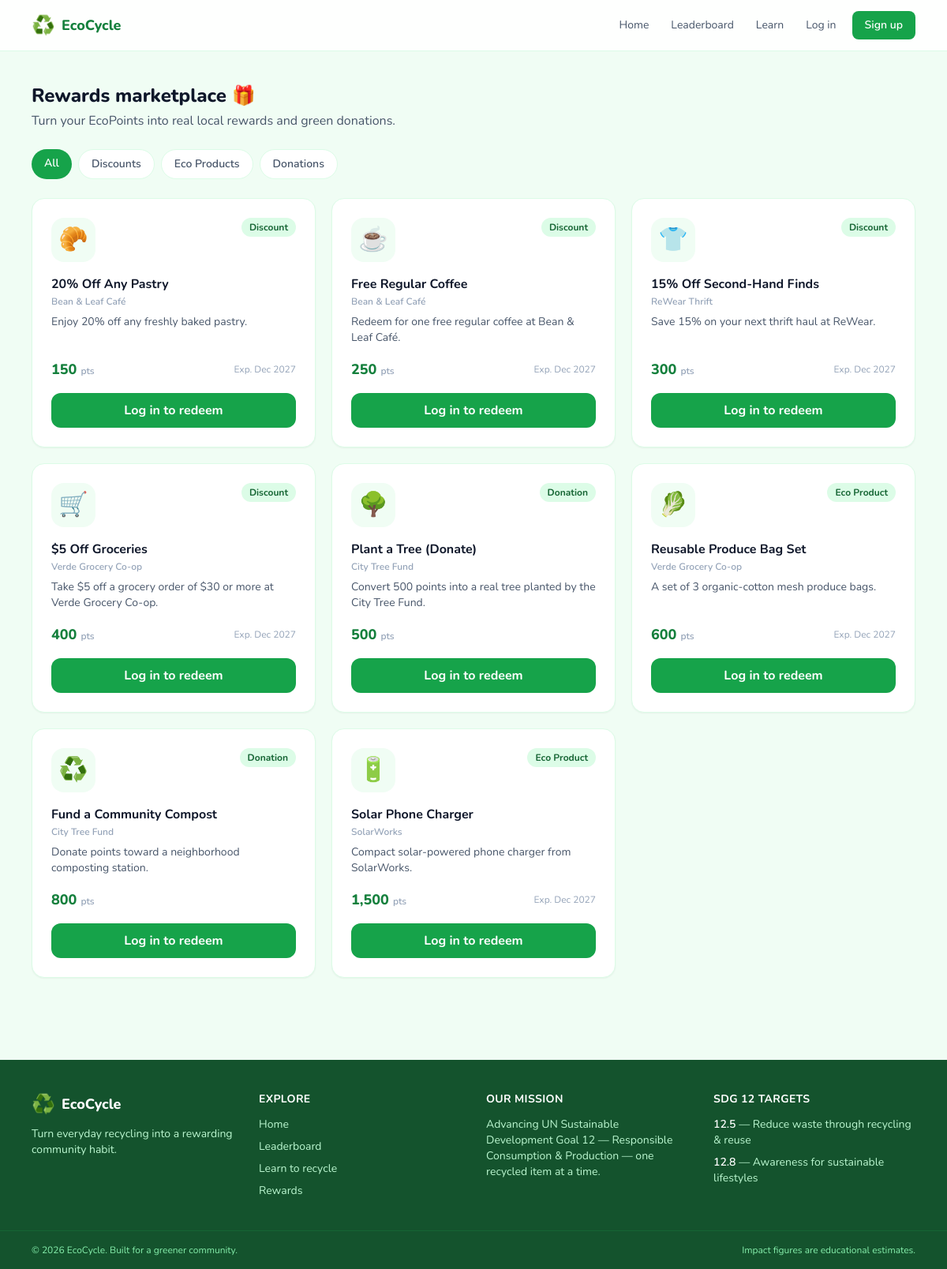
/rewards.php, run on the app's committed database.
### tables this page shows
CREATE TABLE `rewards` (
  `id` int(11) NOT NULL,
  `partner_id` int(11) NOT NULL,
  `title` varchar(150) NOT NULL,
  `description` varchar(400) NOT NULL,
  `category` varchar(60) NOT NULL DEFAULT 'discount',
  `points_cost` int(11) NOT NULL,
  `quantity_available` int(11) NOT NULL DEFAULT 100,
  `expiry_date` date DEFAULT NULL,
  `icon` varchar(10) NOT NULL DEFAULT '?'
);

CREATE TABLE `partners` (
  `id` int(11) NOT NULL,
  `business_name` varchar(150) NOT NULL,
  `category` varchar(60) NOT NULL,
  `contact_info` varchar(190) DEFAULT NULL
);

### includes/functions.php (called while the page is built, shortened)
<?php
require_once __DIR__ . '/../config/config.php';
function isLoggedIn(): bool
{
    return isset($_SESSION['user_id']);
}
function currentUser(): ?array
{
    if (!isLoggedIn()) {
        return null;
    }
    $stmt = db()->prepare('SELECT * FROM users WHERE id = ?');
    $stmt->execute([$_SESSION['user_id']]);
    $user = $stmt->fetch();
    $cached = $user ?: null;
    return $cached;
}
function e(?string $value): string
{
    return htmlspecialchars((string) $value, ENT_QUOTES, 'UTF-8');
}
function num($value, int $decimals = 0): string
{
    return number_format((float) $value, $decimals);
}

### config/config.php (called while the page is built, shortened)
<?php
function db(bool $withDatabase = true): PDO
{
    $dsn = sprintf('mysql:host=%s;port=%s;charset=utf8mb4', DB_HOST, DB_PORT);
    if ($withDatabase) {
        $dsn = sprintf('mysql:host=%s;port=%s;dbname=%s;charset=utf8mb4', DB_HOST, DB_PORT, DB_NAME);
    }
    $options = [
        PDO::ATTR_ERRMODE            => PDO::ERRMODE_EXCEPTION,
        PDO::ATTR_DEFAULT_FETCH_MODE => PDO::FETCH_ASSOC,
        PDO::ATTR_EMULATE_PREPARES   => false,
    ];
    $connection = new PDO($dsn, DB_USER, DB_PASS, $options);
    return $connection;
}

### rewards.php (the view, shortened to what this page needs)
<?php
require_once __DIR__ . '/includes/functions.php';
$filter = $_GET['category'] ?? 'all';
$sql = 'SELECT w.*, p.business_name, p.category AS partner_category
          FROM rewards w JOIN partners p ON p.id = w.partner_id';
$params = [];
$categories = ['discount' => 'Discounts', 'eco-product' => 'Eco Products', 'donation' => 'Donations'];
$sql .= ' ORDER BY w.points_cost ASC';
$stmt = db()->prepare($sql);
$stmt->execute($params);
$rewards = $stmt->fetchAll();
require __DIR__ . '/includes/header.php';
?>
<section class="max-w-6xl mx-auto px-4 py-10">
    <div class="flex flex-wrap items-end justify-between gap-4">
        <div>
            <h1 class="text-2xl font-extrabold text-slate-900">Rewards marketplace 🎁</h1>
            <p class="mt-1 text-slate-600">Turn your EcoPoints into real local rewards and green donations.</p>
        </div>
    </div>
    <div class="mt-6 flex flex-wrap gap-2">
        <?php
        $tabs = ['all' => 'All'] + $categories;
        foreach ($tabs as $key => $label):
            $isActive = $filter === $key; ?>
            <a href="?category=<?= e($key) ?>"
               class="px-4 py-2 rounded-full text-sm font-semibold transition <?= $isActive ? 'bg-eco-600 text-white' : 'bg-white border border-eco-100 text-slate-600 hover:bg-eco-50' ?>">
                <?= e($label) ?>
            </a>
        <?php endforeach; ?>
    </div>
    <div class="mt-6 grid gap-5 sm:grid-cols-2 lg:grid-cols-3">
        <?php foreach ($rewards as $reward):
            $inStock    = (int) $reward['quantity_available'] > 0; ?>
            <div class="eco-card bg-white rounded-2xl shadow-sm border border-eco-100 p-6 flex flex-col">
                <div class="flex items-start justify-between">
                    <span class="w-14 h-14 rounded-2xl bg-eco-50 grid place-items-center text-3xl" aria-hidden="true"><?= e($reward['icon']) ?></span>
                    <span class="text-xs font-bold px-2.5 py-1 rounded-full bg-eco-100 text-eco-800 capitalize"><?= e(str_replace('-', ' ', $reward['category'])) ?></span>
                </div>
                <h2 class="mt-4 font-bold text-slate-900"><?= e($reward['title']) ?></h2>
                <p class="text-xs font-semibold text-slate-400 mt-0.5"><?= e($reward['business_name']) ?></p>
                <p class="mt-2 text-sm text-slate-600 flex-1"><?= e($reward['description']) ?></p>
                <div class="mt-4 flex items-center justify-between">
                    <span class="text-lg font-extrabold text-eco-700"><?= num($reward['points_cost']) ?> <span class="text-xs font-semibold text-slate-400">pts</span></span>
                    <?php if ($reward['expiry_date']): ?>
                        <span class="text-xs text-slate-400">Exp. <?= e(date('M Y', strtotime($reward['expiry_date']))) ?></span>
                    <?php endif; ?>
                </div>
                <?php if (!$user): ?>
                    <a href="login.php" class="mt-4 w-full text-center py-2.5 rounded-xl bg-eco-600 text-white font-bold hover:bg-eco-700 transition">Log in to redeem</a>
                <?php elseif (!$inStock): ?>
                    <button disabled class="mt-4 w-full py-2.5 rounded-xl bg-slate-100 text-slate-400 font-bold cursor-not-allowed">Out of stock</button>
                <?php endif; ?>
            </div>
        <?php endforeach; ?>
    </div>
</section>
<?php require __DIR__ . '/includes/footer.php'; ?>

### assets/css/style.css (style rules this page uses)
:root { color-scheme: light; }
.eco-card { transition: transform 0.18s ease, box-shadow 0.18s ease; }

### data on the page
rewards: icon "🥐", category "Discount", title "20% Off Any Pastry", partner.business_name "Bean & Leaf Café", description "Enjoy 20% off any freshly baked pastry.", points_cost "150", expiry_date "Dec 2027"
rewards: icon "☕", category "Discount", title "Free Regular Coffee", partner.business_name "Bean & Leaf Café", description "Redeem for one free regular coffee at Bean & Leaf Café.", points_cost "250", expiry_date "Dec 2027"
rewards: icon "👕", category "Discount", title "15% Off Second-Hand Finds", partner.business_name "ReWear Thrift", description "Save 15% on your next thrift haul at ReWear.", points_cost "300", expiry_date "Dec 2027"
rewards: icon "🛒", category "Discount", title "$5 Off Groceries", partner.business_name "Verde Grocery Co-op", description "Take $5 off a grocery order of $30 or more at Verde Grocery Co-op.", points_cost "400", expiry_date "Dec 2027"
rewards: icon "🌳", category "Donation", title "Plant a Tree (Donate)", partner.business_name "City Tree Fund", description "Convert 500 points into a real tree planted by the City Tree Fund.", points_cost "500"
rewards: icon "🥬", category "Eco Product", title "Reusable Produce Bag Set", partner.business_name "Verde Grocery Co-op", description "A set of 3 organic-cotton mesh produce bags.", points_cost "600", expiry_date "Dec 2027"
rewards: icon "♻️", category "Donation", title "Fund a Community Compost", partner.business_name "City Tree Fund", description "Donate points toward a neighborhood composting station.", points_cost "800"
rewards: icon "🔋", category "Eco Product", title "Solar Phone Charger", partner.business_name "SolarWorks", description "Compact solar-powered phone charger from SolarWorks.", points_cost "1,500", expiry_date "Dec 2027"

### other printed values
APP_NAME "EcoCycle"
$label "Home Leaderboard Learn"
$label "All"
$label "Discounts"
$label "Eco Products"
$label "Donations"
APP_TAGLINE "Turn everyday recycling into a rewarding community habit."
